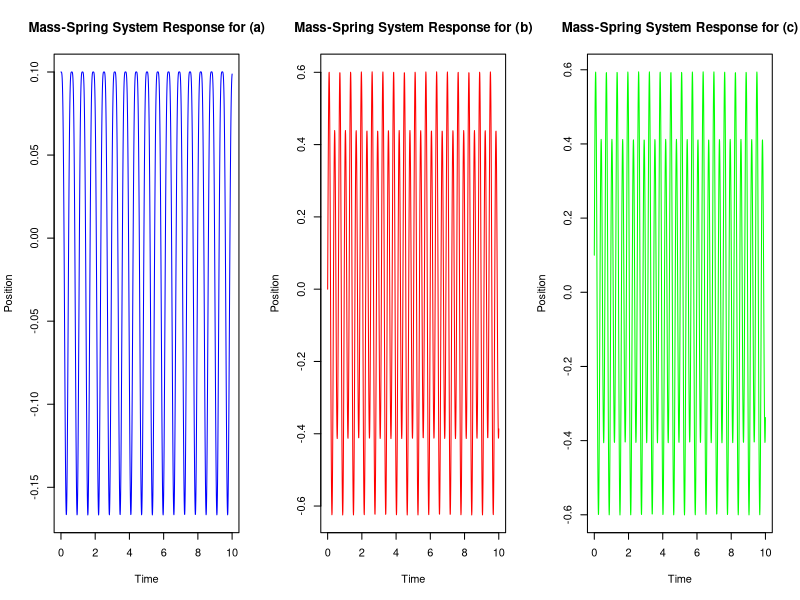
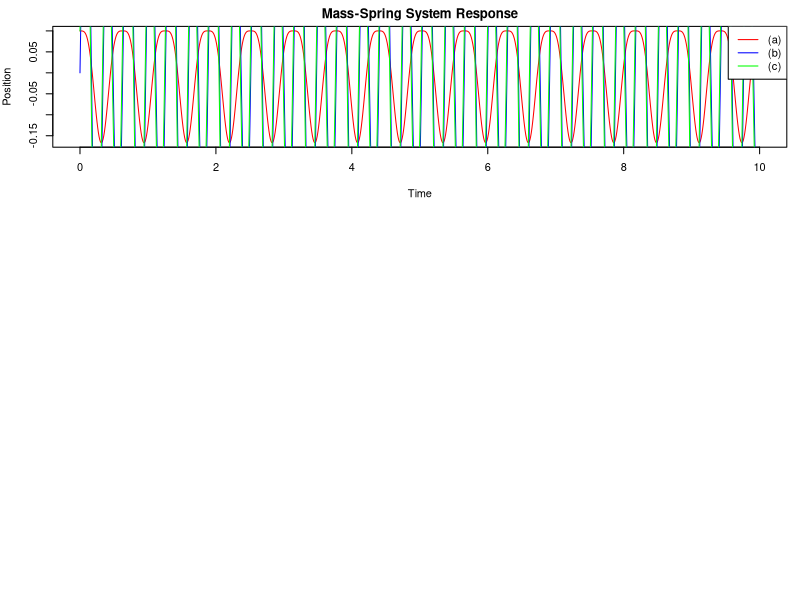

Reproduce these figures in R, in order.
# Clear variables
rm(list = ls())

# Close plots
dev.off()

# install.packages("installr")
# installr::updateR()
# install.packages("deSolve")
library(deSolve)

# System parameters
mass <- 10
spring_constant <- 4000
damping_coefficient <- 0

mass_spring <- function(t, y, params) {
  position <- y[1]
  velocity <- y[2]
  force <- 400 * cos(10 * t)
  
  dxdt <- velocity
  dvdt <- (force - spring_constant * position) / mass
  
  return(list(c(dxdt, dvdt)))
}

initial_conditions_a <- c(x = 0.1, v = 0)
initial_conditions_b <- c(x = 0, v = 10)
initial_conditions_c <- c(x = 0.1, v = 10)

time <- seq(0, 10, by = 0.01)

# Solve and plot
solution_a <- ode(y = initial_conditions_a, times = time, func = mass_spring, parms = NULL)
solution_b <- ode(y = initial_conditions_b, times = time, func = mass_spring, parms = NULL)
solution_c <- ode(y = initial_conditions_c, times = time, func = mass_spring, parms = NULL)

par(mfrow = c(1, 3))
plot(solution_a[, "time"], solution_a[, "x"], type = 'l', col = 'blue', xlab = 'Time', ylab = 'Position', main = 'Mass-Spring System Response for (a)')
plot(solution_b[, "time"], solution_b[, "x"], type = 'l', col = 'red', xlab = 'Time', ylab = 'Position', main = 'Mass-Spring System Response for (b)')
plot(solution_c[, "time"], solution_c[, "x"], type = 'l', col = 'green', xlab = 'Time', ylab = 'Position', main = 'Mass-Spring System Response for (c)')
par(mfrow = c(1, 1))
par(mfrow = c(3, 1), mar = c(4, 4, 2, 1))
plot(time, solution_a[, "x"], type = "l", col = "red", ylab = "Position", xlab = "Time")
lines(time, solution_b[, "x"], type = "l", col = "blue")
lines(time, solution_c[, "x"], type = "l", col = "green")
legend("topright", legend = c("(a)", "(b)", "(c)"), col = c("red", "blue", "green"), lty = 1)
title(main = "Mass-Spring System Response")
par(mfrow = c(1, 1), mar = c(4, 4, 2, 1))
